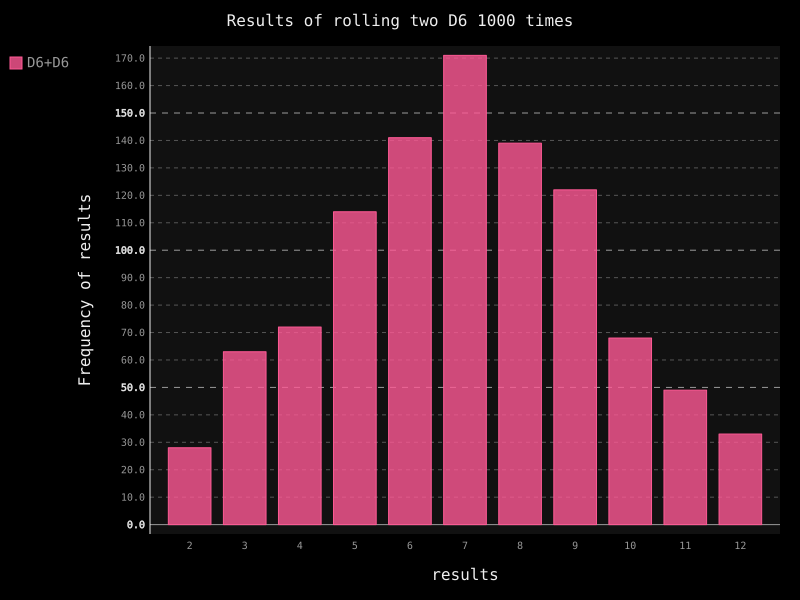

Recreate this plot in Python.
import pygal
from die import Die

die_1 = Die()#默认一个6面的骰子
die_2 = Die()#默认一个6面的骰子

#投掷几次骰子，并且将结果存储在一个列表中
results = []
for roll_num in range(1000):
    result = die_1.roll() + die_2.roll()
    results.append(result)

#分析结果
frequencies = []
max_result = die_1.num_sides + die_2.num_sides
for value in range(2,max_result+1):
    frequency = results.count(value)
    frequencies.append(frequency)

#对结果进行可视化
hist = pygal.Bar()

hist.title = "Results of rolling two D6 1000 times"
hist.x_labels = ['2','3','4','5','6','7','8','9','10','11','12']
hist.x_title = "results"
hist.y_title = "Frequency of results"

hist.add('D6+D6',frequencies)
hist.render_to_file('die_visual.svg')
